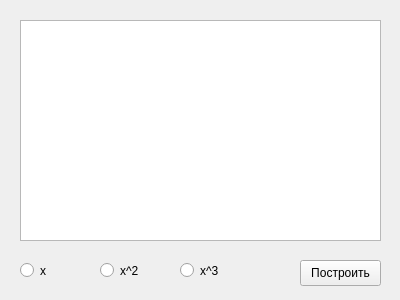
<?xml version="1.0" encoding="UTF-8"?>
<ui version="4.0">
 <class>Form</class>
 <widget class="QWidget" name="Form">
  <property name="geometry">
   <rect>
    <x>0</x>
    <y>0</y>
    <width>400</width>
    <height>300</height>
   </rect>
  </property>
  <property name="windowTitle">
   <string>Form</string>
  </property>
  <widget class="QRadioButton" name="radioButton_2">
   <property name="geometry">
    <rect>
     <x>100</x>
     <y>260</y>
     <width>97</width>
     <height>21</height>
    </rect>
   </property>
   <property name="text">
    <string>x^2</string>
   </property>
  </widget>
  <widget class="QRadioButton" name="radioButton_3">
   <property name="geometry">
    <rect>
     <x>180</x>
     <y>260</y>
     <width>97</width>
     <height>21</height>
    </rect>
   </property>
   <property name="text">
    <string>x^3</string>
   </property>
  </widget>
  <widget class="QPushButton" name="pushButton">
   <property name="geometry">
    <rect>
     <x>300</x>
     <y>260</y>
     <width>81</width>
     <height>26</height>
    </rect>
   </property>
   <property name="text">
    <string>Построить</string>
   </property>
  </widget>
  <widget class="PlotWidget" name="graphicsView">
   <property name="geometry">
    <rect>
     <x>20</x>
     <y>20</y>
     <width>361</width>
     <height>221</height>
    </rect>
   </property>
  </widget>
  <widget class="QRadioButton" name="radioButton_4">
   <property name="geometry">
    <rect>
     <x>20</x>
     <y>260</y>
     <width>97</width>
     <height>21</height>
    </rect>
   </property>
   <property name="text">
    <string>x</string>
   </property>
  </widget>
 </widget>
 <customwidgets>
  <customwidget>
   <class>PlotWidget</class>
   <extends>QGraphicsView</extends>
   <header location="global">pyqtgraph</header>
  </customwidget>
 </customwidgets>
 <resources/>
 <connections/>
</ui>
